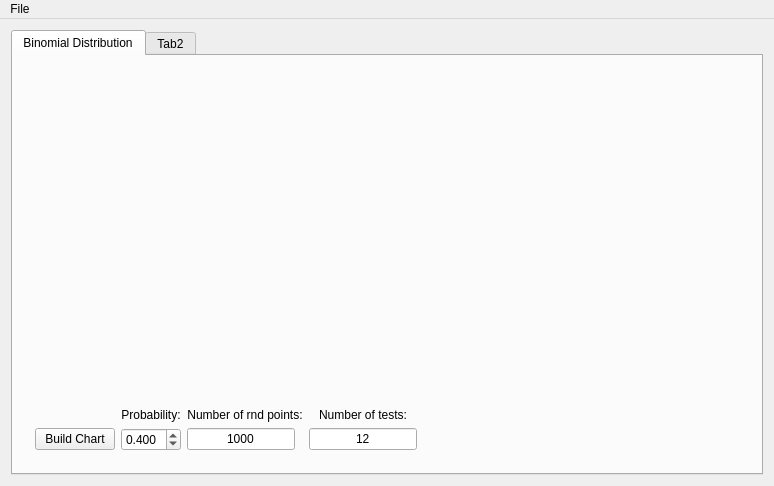
<?xml version="1.0" encoding="UTF-8"?>
<ui version="4.0">
 <class>MathModelling</class>
 <widget class="QMainWindow" name="MathModelling">
  <property name="geometry">
   <rect>
    <x>0</x>
    <y>0</y>
    <width>774</width>
    <height>486</height>
   </rect>
  </property>
  <property name="windowTitle">
   <string>MathModelling</string>
  </property>
  <widget class="QWidget" name="centralWidget">
   <layout class="QGridLayout" name="gridLayout_4">
    <item row="0" column="0">
     <widget class="QTabWidget" name="TabWidget">
      <property name="sizePolicy">
       <sizepolicy hsizetype="Expanding" vsizetype="Expanding">
        <horstretch>0</horstretch>
        <verstretch>0</verstretch>
       </sizepolicy>
      </property>
      <property name="currentIndex">
       <number>0</number>
      </property>
      <widget class="QWidget" name="gridTabWidgetPage1">
       <attribute name="title">
        <string>Binomial Distribution</string>
       </attribute>
       <layout class="QGridLayout" name="gridLayout">
        <item row="1" column="0">
         <widget class="QWidget" name="gridWidget" native="true">
          <property name="sizePolicy">
           <sizepolicy hsizetype="Preferred" vsizetype="Maximum">
            <horstretch>0</horstretch>
            <verstretch>0</verstretch>
           </sizepolicy>
          </property>
          <layout class="QGridLayout" name="gridLayout_2">
           <item row="1" column="3">
            <widget class="QLineEdit" name="le_nmb_tests">
             <property name="sizePolicy">
              <sizepolicy hsizetype="Maximum" vsizetype="Maximum">
               <horstretch>0</horstretch>
               <verstretch>0</verstretch>
              </sizepolicy>
             </property>
             <property name="text">
              <string>12</string>
             </property>
             <property name="alignment">
              <set>Qt::AlignCenter</set>
             </property>
            </widget>
           </item>
           <item row="0" column="2">
            <widget class="QLabel" name="label_2">
             <property name="text">
              <string>Number of rnd points:</string>
             </property>
             <property name="alignment">
              <set>Qt::AlignHCenter|Qt::AlignTop</set>
             </property>
            </widget>
           </item>
           <item row="0" column="1">
            <widget class="QLabel" name="label">
             <property name="frameShape">
              <enum>QFrame::NoFrame</enum>
             </property>
             <property name="text">
              <string>Probability:</string>
             </property>
             <property name="scaledContents">
              <bool>false</bool>
             </property>
             <property name="alignment">
              <set>Qt::AlignCenter</set>
             </property>
             <property name="wordWrap">
              <bool>false</bool>
             </property>
            </widget>
           </item>
           <item row="0" column="3">
            <widget class="QLabel" name="label_3">
             <property name="text">
              <string>Number of tests:</string>
             </property>
             <property name="alignment">
              <set>Qt::AlignCenter</set>
             </property>
            </widget>
           </item>
           <item row="1" column="2">
            <widget class="QLineEdit" name="le_nmb_points">
             <property name="sizePolicy">
              <sizepolicy hsizetype="Maximum" vsizetype="Maximum">
               <horstretch>0</horstretch>
               <verstretch>0</verstretch>
              </sizepolicy>
             </property>
             <property name="text">
              <string>1000</string>
             </property>
             <property name="alignment">
              <set>Qt::AlignCenter</set>
             </property>
            </widget>
           </item>
           <item row="1" column="0">
            <widget class="QPushButton" name="btn_build">
             <property name="sizePolicy">
              <sizepolicy hsizetype="Maximum" vsizetype="Maximum">
               <horstretch>0</horstretch>
               <verstretch>0</verstretch>
              </sizepolicy>
             </property>
             <property name="text">
              <string>Build Chart</string>
             </property>
            </widget>
           </item>
           <item row="1" column="4">
            <spacer name="horizontalSpacer">
             <property name="orientation">
              <enum>Qt::Horizontal</enum>
             </property>
             <property name="sizeHint" stdset="0">
              <size>
               <width>40</width>
               <height>20</height>
              </size>
             </property>
            </spacer>
           </item>
           <item row="1" column="1">
            <widget class="QDoubleSpinBox" name="sb_prob">
             <property name="decimals">
              <number>3</number>
             </property>
             <property name="maximum">
              <double>0.999000000000000</double>
             </property>
             <property name="singleStep">
              <double>0.010000000000000</double>
             </property>
             <property name="value">
              <double>0.400000000000000</double>
             </property>
            </widget>
           </item>
          </layout>
         </widget>
        </item>
        <item row="0" column="0">
         <widget class="QCustomPlot" name="customPlot" native="true">
          <property name="sizePolicy">
           <sizepolicy hsizetype="Minimum" vsizetype="Minimum">
            <horstretch>0</horstretch>
            <verstretch>0</verstretch>
           </sizepolicy>
          </property>
         </widget>
        </item>
       </layout>
      </widget>
      <widget class="QWidget" name="tab">
       <attribute name="title">
        <string>Tab2</string>
       </attribute>
       <layout class="QGridLayout" name="gridLayout_5">
        <item row="0" column="0">
         <layout class="QGridLayout" name="gridLayout_3">
          <item row="0" column="0">
           <widget class="QCustomPlot" name="customPlot2" native="true">
            <property name="sizePolicy">
             <sizepolicy hsizetype="Minimum" vsizetype="Minimum">
              <horstretch>0</horstretch>
              <verstretch>0</verstretch>
             </sizepolicy>
            </property>
           </widget>
          </item>
         </layout>
        </item>
        <item row="1" column="0">
         <widget class="QWidget" name="gridWidget_2" native="true">
          <property name="sizePolicy">
           <sizepolicy hsizetype="Minimum" vsizetype="Maximum">
            <horstretch>0</horstretch>
            <verstretch>0</verstretch>
           </sizepolicy>
          </property>
          <layout class="QGridLayout" name="gridLayout_6">
           <item row="0" column="0">
            <widget class="QPushButton" name="pushButton_2">
             <property name="sizePolicy">
              <sizepolicy hsizetype="Maximum" vsizetype="Fixed">
               <horstretch>0</horstretch>
               <verstretch>0</verstretch>
              </sizepolicy>
             </property>
             <property name="text">
              <string>PushButton</string>
             </property>
            </widget>
           </item>
          </layout>
         </widget>
        </item>
       </layout>
      </widget>
     </widget>
    </item>
   </layout>
  </widget>
  <widget class="QMenuBar" name="menuBar">
   <property name="geometry">
    <rect>
     <x>0</x>
     <y>0</y>
     <width>774</width>
     <height>18</height>
    </rect>
   </property>
   <widget class="QMenu" name="menuFile">
    <property name="title">
     <string>File</string>
    </property>
   </widget>
   <addaction name="menuFile"/>
  </widget>
 </widget>
 <layoutdefault spacing="6" margin="11"/>
 <customwidgets>
  <customwidget>
   <class>QCustomPlot</class>
   <extends>QWidget</extends>
   <header>qcustomplot.h</header>
   <container>1</container>
  </customwidget>
 </customwidgets>
 <resources/>
 <connections/>
</ui>
